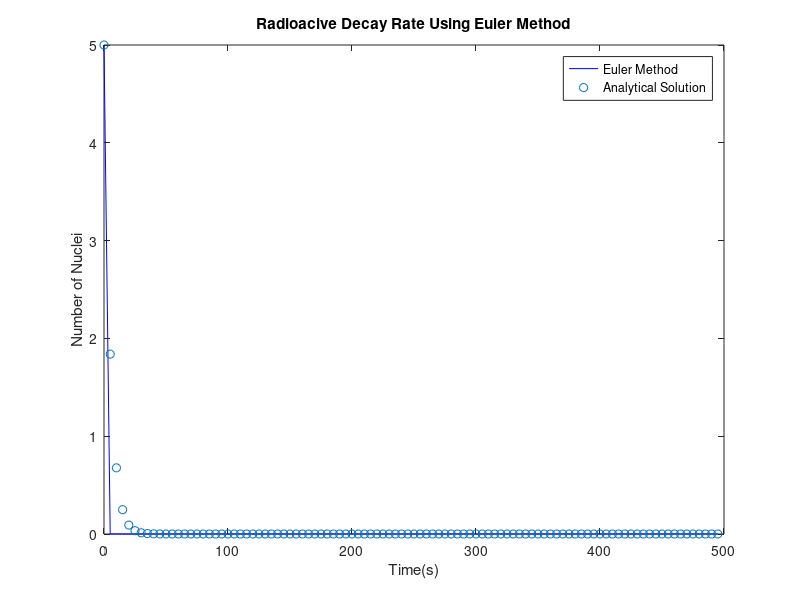
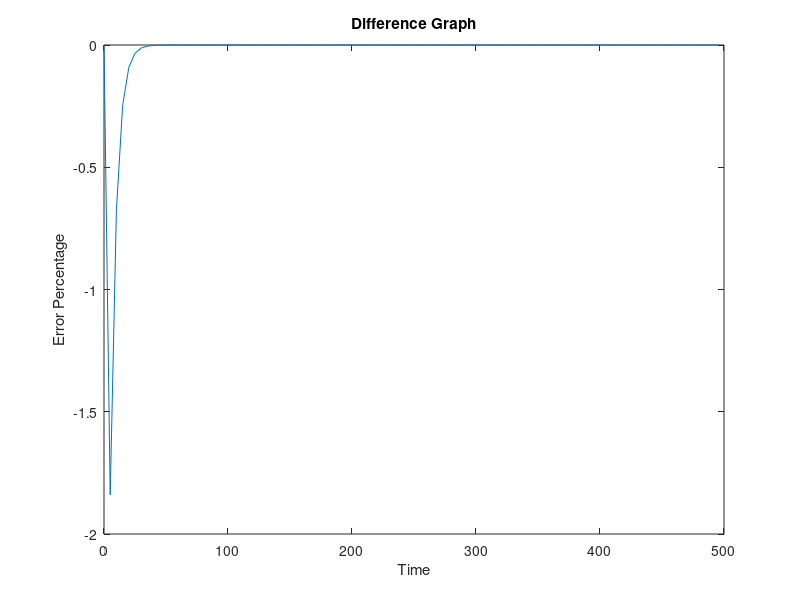

The MATLAB script that drew these images, in order:
%Author: Nawaf k. Abdullah
%This code is a simulation of radioactive decaym using Euler method, and
%them compares it to te next 
%Reference: Computational Physics 2nd Edition - Nicholas J. Giordano and
%Hisao Nakanishi

Ui=input('Enter intial number of atoms > ');
tau=input('Define decay constant > ');
dt=input('Define time increment > ');

Uarray=zeros(1,100);
t=zeros(1,100)* dt;

Uarray(1)=Ui;

for i=1:99
    Uarray(i+1)=Uarray(i)-dt*(Uarray(i)/tau);
    t(i+1)=t(i)+dt;
end

analytical=Ui*exp(-t/tau);

figure(1)
plot(t,Uarray,'blue'); %Plotting numerical solution 
hold on 
scatter(t,Ui*exp(-t/tau),'red'); %Plotting analytical solution
title('Radioacive Decay Rate Using Euler Method')
xlabel('Time(s)');
ylabel('Number of Nuclei');
legend('Euler Method','Analytical Solution');
hold off

figure(2) %Plotting difference graph
plot(t, Uarray-Ui*exp(-t/tau));
hold on
title('Difference Graph');
xlabel('Time');
ylabel('Error Percentage');
hold off


